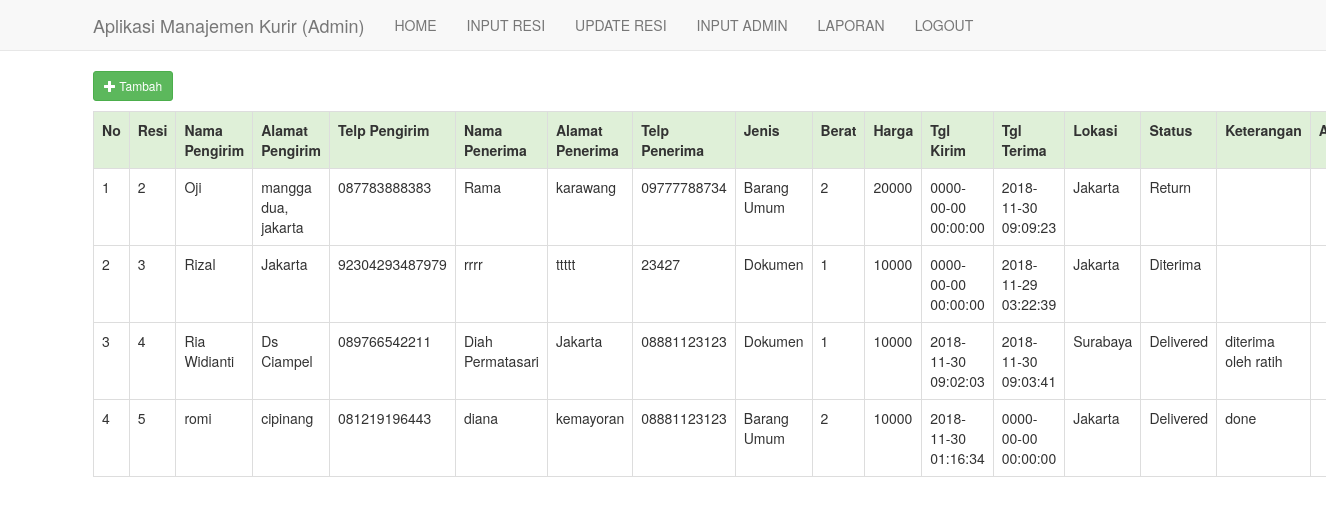
The page /kurir/index.php?page=crud/index on the database its author committed.
### tables this page shows
CREATE TABLE `tb_paket` (
  `resi` int(11) NOT NULL,
  `nama_pengirim` varchar(20) NOT NULL,
  `alamat_pengirim` text NOT NULL,
  `telp_pengirim` varchar(20) NOT NULL,
  `nama_penerima` varchar(20) NOT NULL,
  `alamat_penerima` text NOT NULL,
  `telp_penerima` varchar(20) NOT NULL,
  `jenis` varchar(20) NOT NULL,
  `berat` int(11) NOT NULL,
  `harga` int(11) NOT NULL,
  `tanggal_kirim` datetime NOT NULL,
  `tanggal_terima` datetime NOT NULL,
  `lokasi` varchar(20) NOT NULL,
  `status` varchar(20) NOT NULL,
  `keterangan` varchar(200) NOT NULL
);

### kurir/views/crud/index.php (the view, shortened to what this page needs)
<?php
require_once('koneksi.php');
$query = "SELECT * FROM tb_paket";
$urlcrud = "index.php?page=crud/";
?>
<div class="row">
	<div class="col-lg-12">
		<a href="<?= $urlcrud.'create' ?>" class="btn btn-success btn-sm"><span class="glyphicon glyphicon-plus"></span> Tambah</a>
		<table class="table table-hover table-bordered" style="margin-top: 10px">
			<tr class="success">
				<th width="50px">No</th>
				<th>Resi</th>
				<th>Nama Pengirim</th>
				<th>Alamat Pengirim</th>
				<th>Telp Pengirim</th>
				<th>Nama Penerima</th>
				<th>Alamat Penerima</th>
				<th>Telp Penerima</th>
				<th>Jenis</th>
				<th>Berat</th>
				<th>Harga</th>
				<th>Tgl Kirim</th>
				<th>Tgl Terima</th>
				<th>Lokasi</th>
				<th>Status</th>
				<th>Keterangan</th>
				<th style="text-align: center;">Actions</th>
			</tr>
			<?php
			if($data=mysqli_query($koneksi,$query)){
				$a=1;
				while($obj=mysqli_fetch_object($data)){
					?>
					<tr>
						<td><?= $a ?></td>
						<td><?= $obj->resi ?></td>
						<td><?= $obj->nama_pengirim ?></td>
						<td><?= $obj->alamat_pengirim ?></td>
						<td><?= $obj->telp_pengirim ?></td>
						<td><?= $obj->nama_penerima ?></td>
						<td><?= $obj->alamat_penerima ?></td>
						<td><?= $obj->telp_penerima ?></td>
						<td><?= $obj->jenis ?></td>
						<td><?= $obj->berat ?></td>
						<td><?= $obj->harga ?></td>
						<td><?= $obj->tanggal_kirim ?></td>
						<td><?= $obj->tanggal_terima ?></td>
						<td><?= $obj->lokasi ?></td>
						<td><?= $obj->status ?></td>
						<td><?= $obj->keterangan ?></td>
						<td style="text-align: center;">
						</td>
					</tr>
					<?php
					$a++;
				}
			}
			?>
		</table>
	</div>
</div>

### kurir/index.php (shortened to what this page needs)
<!DOCTYPE html>
<html lang="en">
  <head>
    <link href="vendor/bootstrap/css/bootstrap.min.css" rel="stylesheet">
   </head>
  <body>
    <nav class="navbar navbar-default navbar-static-top">
      <div class="container">
        <div class="navbar-header">
          <a class="navbar-brand" href="index.php">Aplikasi Manajemen Kurir (Admin)</a>
        </div>
        <div id="navbar" class="navbar-collapse collapse">
          <ul class="nav navbar-nav">
            <li><a href="index.php">HOME</a></li>
            <li><a href="index.php?page=crud/index">INPUT RESI</a></li>
            <li><a href="index.php?page=crud/resi">UPDATE RESI</a></li>
            <li><a href="index.php?page=crud/admin">INPUT ADMIN</a></li>
            <li><a href="index.php?page=crud/laporan">LAPORAN</a></li>
            <li><a href="/kurir">LOGOUT</a></li>
          </ul>
        </div>
      </div>
    </nav>
    <div class="container">
       <?php
		  if(!empty($_GET['page'])){
		  include('views/'.$_GET['page'].'.php');
	  }
      ?>
    </div>
  </body>
</html>

### rows shown on the page
tb_paket: resi "2", nama_pengirim "Oji", alamat_pengirim "mangga dua, jakarta", telp_pengirim "087783888383", nama_penerima "Rama", alamat_penerima "karawang", telp_penerima "09777788734", jenis "Barang Umum", berat "2", harga "20000", tanggal_kirim "0000-00-00 00:00:00", tanggal_terima "2018-11-30 09:09:23", lokasi "Jakarta", status "Return"
tb_paket: resi "3", nama_pengirim "Rizal", alamat_pengirim "Jakarta", telp_pengirim "92304293487979", nama_penerima "rrrr", alamat_penerima "ttttt", telp_penerima "23427", jenis "Dokumen", berat "1", harga "10000", tanggal_kirim "0000-00-00 00:00:00", tanggal_terima "2018-11-29 03:22:39", lokasi "Jakarta", status "Diterima"
tb_paket: resi "4", nama_pengirim "Ria Widianti", alamat_pengirim "Ds Ciampel", telp_pengirim "089766542211", nama_penerima "Diah Permatasari", alamat_penerima "Jakarta", telp_penerima "08881123123", jenis "Dokumen", berat "1", harga "10000", tanggal_kirim "2018-11-30 09:02:03", tanggal_terima "2018-11-30 09:03:41", lokasi "Surabaya", status "Delivered", keterangan "diterima oleh ratih"
tb_paket: resi "5", nama_pengirim "romi", alamat_pengirim "cipinang", telp_pengirim "081219196443", nama_penerima "diana", alamat_penerima "kemayoran", telp_penerima "08881123123", jenis "Barang Umum", berat "2", harga "10000", tanggal_kirim "2018-11-30 01:16:34", tanggal_terima "0000-00-00 00:00:00", lokasi "Jakarta", status "Delivered", keterangan "done"
